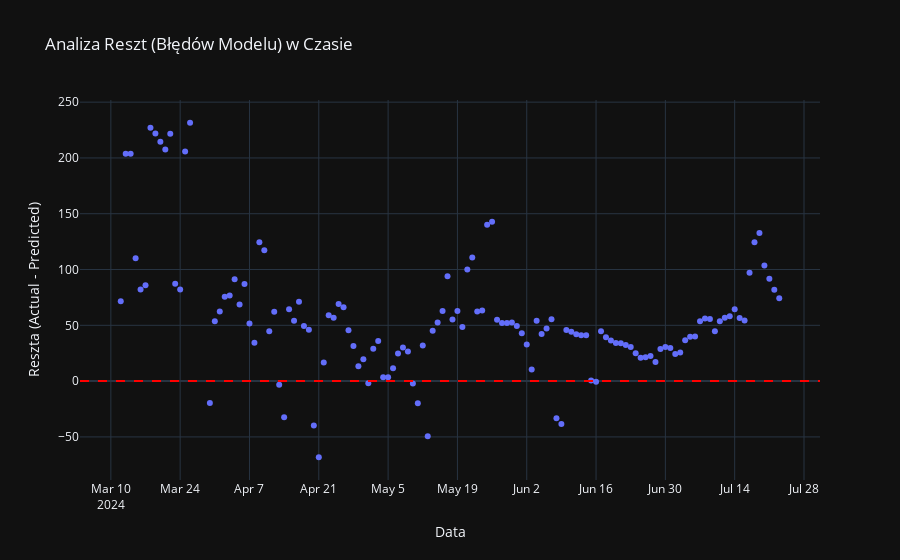

The code cell stored with this chart in its notebook:
### Code cell
# Calculate residuals
residuals = plot_df['Actual'] - plot_df['Predicted']

# Plot residuals over time
fig_residuals = px.scatter(
    x=plot_df['Date'], y=residuals,
    title="Analiza Reszt (Błędów Modelu) w Czasie",
    labels={'x': 'Data', 'y': 'Reszta (Actual - Predicted)'}
)
fig_residuals.add_hline(y=0, line_dash="dash", line_color="red")
fig_residuals.show()

### Figure 1 — Plotly figure (JSON) as saved in the notebook; plotly's stock layout.template omitted (floating-point values rounded to 4 significant figures; data arrays with more than 128 entries replaced by an {"elided": "..."} marker saying what was removed)
{"data": [{"hovertemplate": "Data=%{x}<br>Reszta (Actual - Predicted)=%{y}<extra></extra>", "legendgroup": "", "marker": {"color": "#636efa", "symbol": "circle"}, "mode": "markers", "name": "", "orientation": "v", "showlegend": false, "type": "scatter", "x": {"elided": "131 str values"}, "xaxis": "x", "y": {"elided": "131 float values"}, "yaxis": "y"}], "layout": {"legend": {"tracegroupgap": 0}, "shapes": [{"line": {"color": "red", "dash": "dash"}, "type": "line", "x0": 0, "x1": 1, "xref": "x domain", "y0": 0, "y1": 0, "yref": "y"}], "title": {"text": "Analiza Reszt (Błędów Modelu) w Czasie"}, "xaxis": {"anchor": "y", "domain": [0, 1], "title": {"text": "Data"}}, "yaxis": {"anchor": "x", "domain": [0, 1], "title": {"text": "Reszta (Actual - Predicted)"}}}}
